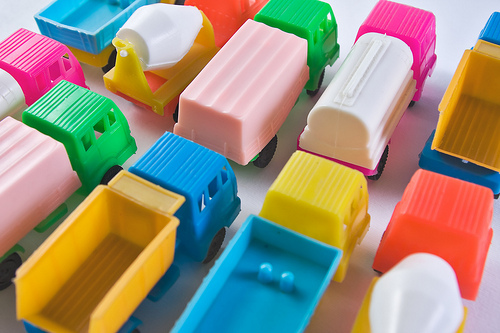
%> input picture Assignment 3/trucks.jpg, 500 x 333 px
$ octave exercise1_assignment3b_c.m   (GNU Octave 9; MATLAB toolbox functions it lacks are replaced by stand-ins)
%> lines starting %> are read from the running program, lines starting %| are printed output that depends on the picture; in (x1, y1, x2, y2) boxes, pixels count from 0 and x2, y2 are one past the last pixel; in counts of white or black regions, pixels touching at a corner belong together; the program's own positions count from 1
### Assignment 3/isolate_color.m
function I2 = isolate_color (I, mask)

% assume rgb image
I_gray = rgb2gray(I);
I_background = I_gray;
I_background(mask)=0;

c1 = I(:,:,1);
c2 = I(:,:,2);
c3 = I(:,:,3);

c1_foreground = c1;
c1_foreground(~mask)=0;
c2_foreground = c2;
c2_foreground(~mask)=0;
c3_foreground = c3;
c3_foreground(~mask)=0;

I2 = cat(3,I_background+c1_foreground, I_background+c2_foreground,I_background+c3_foreground);

### Assignment 3/exercise1_assignment3b_c.m
% Change the current folder to m file one
if(~isdeployed)
	cd(fileparts(which(mfilename)));
end
clc;	% Clear command window.
clear;	% Delete all variables.
close all;	% Close all figure windows except those created by imtool.
imtool close all;	% Close all figure windows created by imtool.
workspace;	% Make sure the workspace panel is showing.

A = imread('trucks.jpg'); %Read image and converting to matrix
%> A is the input picture: size 333x500x3 uint8; mean R, G, B 154.9, 144.4, 124.9
B = A(:, :, 3);
B_thr = B > 200;
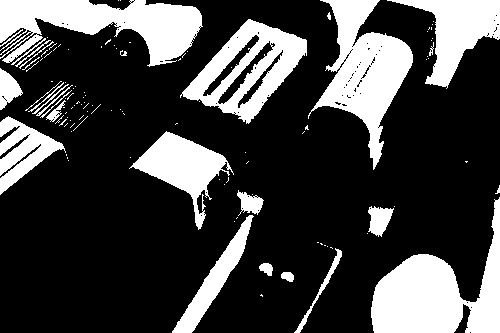
%> B_thr: size 333x500 logical; 26.3% white; 118 white regions (90 under 20 px), largest, box (x1, y1, x2, y2) and area: (371, 197, 500, 333) 8191, (0, 0, 203, 67) 7312, (308, 0, 413, 170) 7231


I = ones(20, 255, 3);
I(:, :, 1) = ones(20, 1) * linspace(0, 1, 255);
figure(1)
subplot(2,4,1);image([0, 1], [0, 1], hsv2rgb(I));

hsvalChannel = rgb2hsv(A);    % Convert RGB to HSV
%> hsvalChannel: size 333x500x3 double; mean H, S, V 0.42, 0.568, 0.758
hueChannel = hsvalChannel(:,:,1); % Get the hue
satChannel = hsvalChannel(:,:,2); % Get the saturation
valChannel = hsvalChannel(:,:,3); % Get the value

hTLow = 180/360; %Degree of cyan first blue
hTHigh = 240/360; %Degree of last blue
sTLow = 0.4; %Minimum value of saturation
sTHigh = 1; %Maxmimum value of saturation
vTLow = 0; %Minimum value
vTHigh = 1; %Maxmimum value

%Delete value outside the range of saturation
mask = (satChannel >= sTLow) & (satChannel <= sTHigh);
%> mask: size 333x500 logical; 62.3% white; 213 black regions (185 under 20 px), largest, box (x1, y1, x2, y2) and area: (84, 0, 500, 333) 36637, (369, 194, 500, 333) 8698, (0, 68, 82, 238) 6680
%Delete value outside the range of value
mask = mask & (valChannel >= vTLow) & (valChannel <= vTHigh);
%Delete value outside the range of hue
mask = mask & (hueChannel >= hTLow) & (hueChannel <= hTHigh);
%> mask: size 333x500 logical; 16.5% white; 25 white regions (17 under 20 px), largest, box (x1, y1, x2, y2) and area: (171, 214, 341, 333) 12591, (128, 132, 241, 311) 8812, (38, 0, 136, 32) 1935


subplot(2,4,2); imshow(A); title('RGB Original Image');
subplot(2,4,3); imshow(B_thr); title('RGB Blue channel threshold');
subplot(2,4,4); imshow(mask); title('HSV channels threshold');

% This method of color isolation will not work good if the image is noisy.
% Noise is a common problem because a camera uses an analog to digital
% converter which can create noise in an image.
% One potential solution would be to apply a Gaussian blur before running
% hsv thresholding and then use a morphological operation to fill the gaps

A = imgaussfilt(A,1.5);
B = A(:, :, 3);
B_thr = B > 200;
%> B_thr: size 333x500 logical; 24.8% white; 19 white regions (3 under 20 px), largest, box (x1, y1, x2, y2) and area: (372, 199, 500, 333) 7902, (315, 0, 413, 166) 7129, (0, 0, 201, 65) 7047

hsvalChannel = rgb2hsv(A);    % Convert RGB to HSV
%> hsvalChannel: size 333x500x3 double; mean H, S, V 0.416, 0.559, 0.755
hueChannel = hsvalChannel(:,:,1); % Get the hue
satChannel = hsvalChannel(:,:,2); % Get the saturation
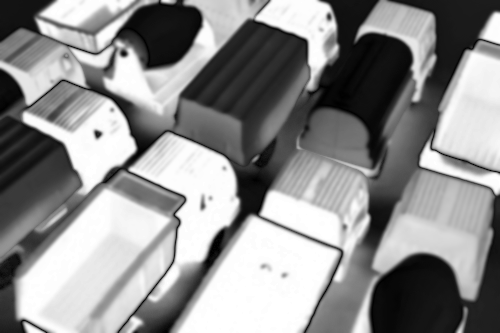
%> satChannel: size 333x500 double; min 0, max 1, mean 0.559
valChannel = hsvalChannel(:,:,3); % Get the value

hTLow = 180/360; %Degree of cyan first blue
hTHigh = 240/360; %Degree of last blue
sTLow = 0.4; %Minimum value of saturation
sTHigh = 1; %Maxmimum value of saturation
vTLow = 0; %Minimum value
vTHigh = 1; %Maxmimum value

%Delete value outside the range of saturation
mask = (satChannel >= sTLow) & (satChannel <= sTHigh);
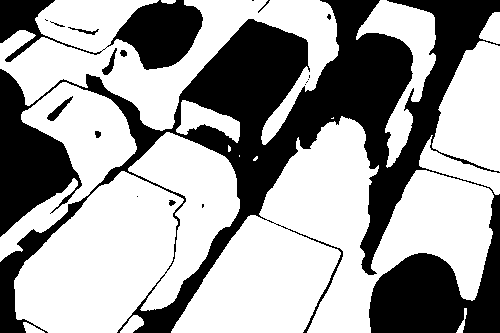
%> mask: size 333x500 logical; 62.9% white; 19 black regions (9 under 20 px), largest, box (x1, y1, x2, y2) and area: (0, 0, 500, 333) 55417, (0, 0, 203, 70) 5808, (47, 96, 73, 121) 179
%Delete value outside the range of value
mask = mask & (valChannel >= vTLow) & (valChannel <= vTHigh);
%Delete value outside the range of hue
mask = mask & (hueChannel >= hTLow) & (hueChannel <= hTHigh);
%> mask: size 333x500 logical; 16.5% white; 7 white regions, largest, box (x1, y1, x2, y2) and area: (171, 215, 341, 333) 12561, (128, 132, 240, 311) 8784, (35, 0, 159, 53) 3793
mask = imfill(mask,'holes');
%> mask: size 333x500 logical; 16.6% white; 7 white regions, largest, box (x1, y1, x2, y2) and area: (171, 215, 341, 333) 12561, (128, 132, 240, 311) 8791, (35, 0, 159, 53) 3889

subplot(2,4,6); imshow(A); title('Gaussian blurred Image');
subplot(2,4,7); imshow(B_thr); title('RGB Blurred Blue channel threshold');
subplot(2,4,8); imshow(mask); title('HSV Blurred channels threshold');
%> after `title('HSV Blurred channels threshold')`:
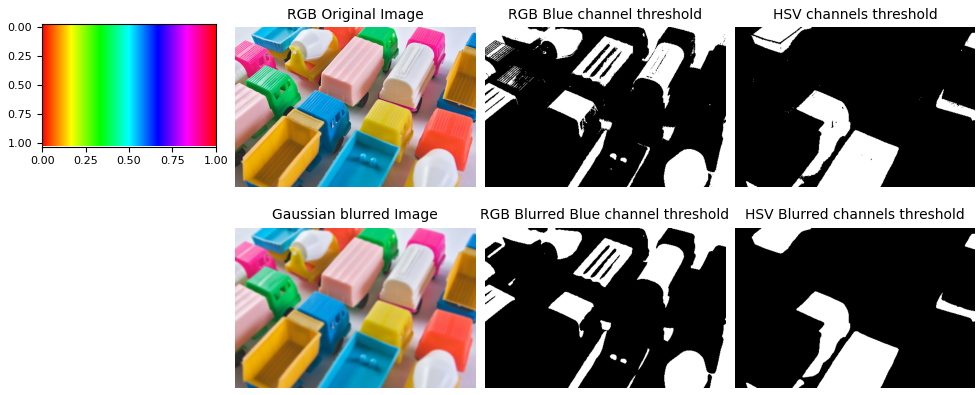
%> figure redrawn from the program's plot data, 7 panels
whos mask
A = imread('trucks.jpg'); %Read image and converting to matrix
T = isolate_color(A ,mask);
%> in isolate_color, `I_background(mask)=0;`:
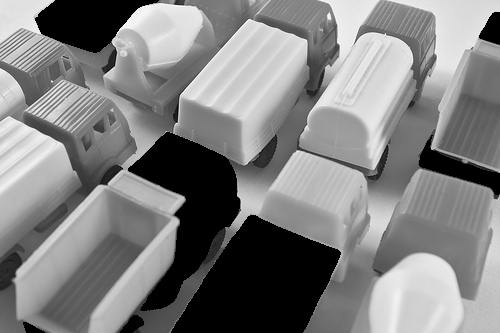
%> I_background: size 333x500 uint8; min 0, max 255, mean 128.7
%> in isolate_color, `c1 = I(:,:,1);`:
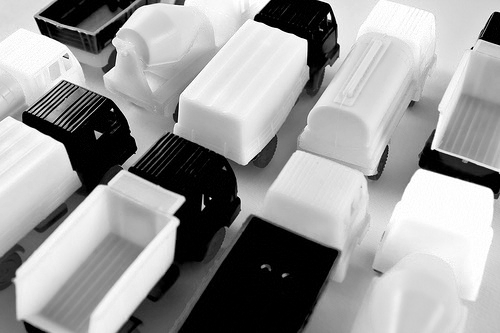
%> c1: size 333x500 uint8; min 0, max 255, mean 154.9
%> in isolate_color, `c3_foreground(~mask)=0;`:
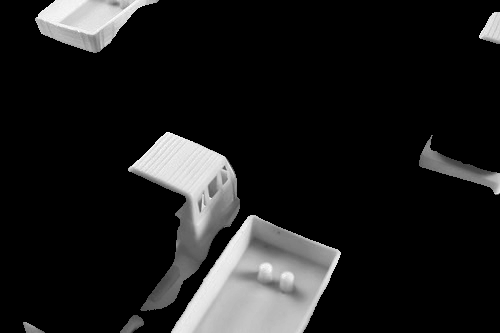
%> c3_foreground: size 333x500 uint8; min 0, max 255, mean 28.7
%> in isolate_color, `I2 = cat(3,I_background+c1_foreground, I_background+c2_foreground,I_ba..`: I2: size 333x500x3 uint8; mean H, S, V 131.2, 150.2, 157.5
figure(2)
subplot(1,2,1); imshow(A); title('Original Image');
subplot(1,2,2); imshow(T); title('Color Isolated Image');

$ run again, with Assignment 3/lowcon.jpg copied over Assignment 3/trucks.jpg
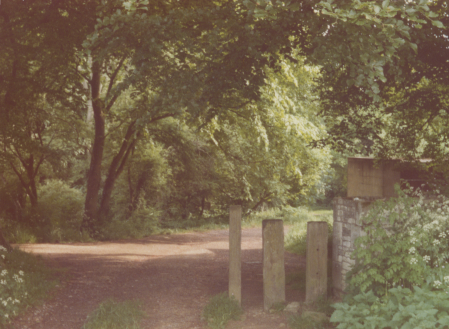
%> input picture Assignment 3/lowcon.jpg, 449 x 329 px
%> A is the input picture: size 329x449x3 uint8; mean R, G, B 119.3, 101.4, 76.9
%> B_thr: size 329x449 logical; every value is 0
%> `mask = (satChannel >= sTLow) & (satChannel <= sTHigh);`:
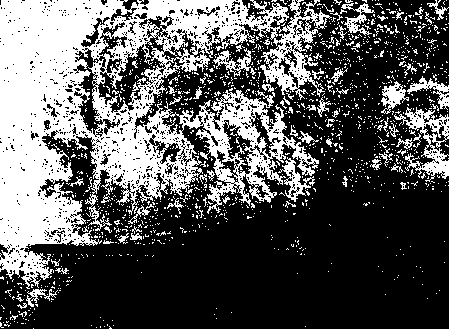
%> mask: size 329x449 logical; 35% white; 1396 white regions (1324 under 20 px), largest, box (x1, y1, x2, y2) and area: (0, 0, 332, 289) 41810, (394, 107, 449, 182) 1408, (278, 157, 315, 202) 480
%> in isolate_color, `I_gray = rgb2gray(I);`:
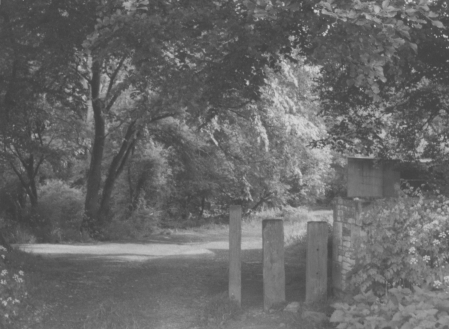
%> I_gray: size 329x449 uint8; min 61, max 213, mean 104
%> I2: size 329x449x3 uint8; mean H, S, V 104, 104, 104
